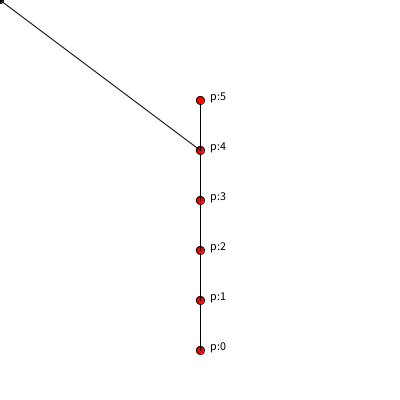
Frame 1 (no input)
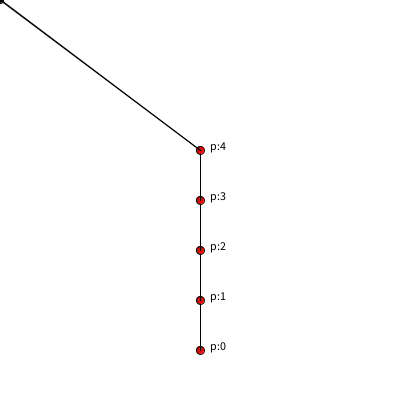
Frame 60 (the mouse pressed at the canvas centre just before this capture)
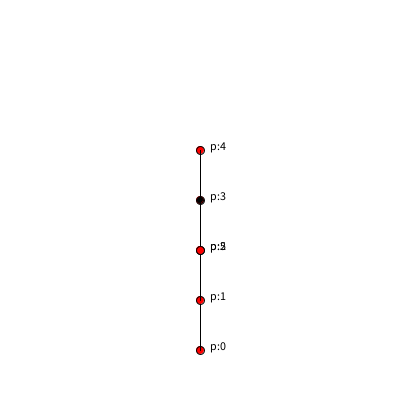
Frame 120 (the mouse held since frame 60 and released just before this capture)

The Processing sketch that drew these frames (run headless with seeded random() and noise(); from frame 60 on, the mouse is pressed at the canvas centre):

// Processing sketch: week14_7
// ── week14_7.pde
void setup(){
  size(400,400);
  for(int i=0;i<6;i++){
    p[i]=new PVector(200,350-50*i);
  }
}
PVector[] p=new PVector[6];
void draw(){
  background(255);
  for(int i=0;i<6;i++){
    if(i>0) line(p[i-1].x,p[i-1].y,p[i].x,p[i].y);
    fill(255,0,0);
    ellipse(p[i].x,p[i].y,8,8);
    fill(0);
    text("p:"+i,p[i].x+10,p[i].y);
  }
  PVector now=new PVector(mouseX,mouseY);
  PVector v=PVector.sub(now,p[4]).normalize().mult(50);
  p[5].x=now.x+v.x;
  p[5].y=now.y+v.y;
  ellipse(mouseX,mouseY,6,6);
  line(p[4].x,p[4].y,mouseX,mouseY);
}
